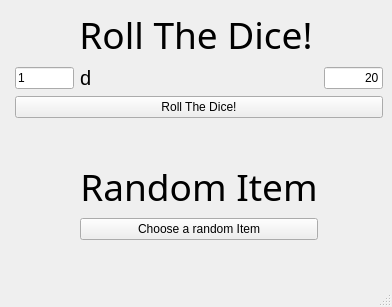
<?xml version="1.0" encoding="UTF-8"?>
<ui version="4.0">
 <class>MainWindow</class>
 <widget class="QMainWindow" name="MainWindow">
  <property name="geometry">
   <rect>
    <x>0</x>
    <y>0</y>
    <width>392</width>
    <height>307</height>
   </rect>
  </property>
  <property name="windowTitle">
   <string>TTRPG Reader</string>
  </property>
  <widget class="QWidget" name="centralwidget">
   <layout class="QGridLayout" name="gridLayout">
    <item row="4" column="2">
     <widget class="QLabel" name="results_output">
      <property name="text">
       <string/>
      </property>
     </widget>
    </item>
    <item row="1" column="2">
     <widget class="QLabel" name="dice">
      <property name="font">
       <font>
        <pointsize>15</pointsize>
       </font>
      </property>
      <property name="text">
       <string>d</string>
      </property>
     </widget>
    </item>
    <item row="6" column="2">
     <widget class="QPushButton" name="random_item_button">
      <property name="text">
       <string>Choose a random Item</string>
      </property>
     </widget>
    </item>
    <item row="1" column="3">
     <widget class="QLineEdit" name="kind_box">
      <property name="inputMethodHints">
       <set>Qt::ImhNone</set>
      </property>
      <property name="text">
       <string>20</string>
      </property>
      <property name="alignment">
       <set>Qt::AlignRight|Qt::AlignTrailing|Qt::AlignVCenter</set>
      </property>
     </widget>
    </item>
    <item row="3" column="1" colspan="3">
     <widget class="QPushButton" name="roll_dice_button">
      <property name="text">
       <string>Roll The Dice!</string>
      </property>
     </widget>
    </item>
    <item row="5" column="2">
     <widget class="QLabel" name="Random_Item_lable">
      <property name="font">
       <font>
        <family>Mistral</family>
        <pointsize>28</pointsize>
       </font>
      </property>
      <property name="text">
       <string>Random Item</string>
      </property>
      <property name="alignment">
       <set>Qt::AlignCenter</set>
      </property>
     </widget>
    </item>
    <item row="7" column="2">
     <widget class="QLabel" name="random_item_output">
      <property name="text">
       <string/>
      </property>
     </widget>
    </item>
    <item row="0" column="0" colspan="4">
     <widget class="QLabel" name="roll_the_dice_label">
      <property name="font">
       <font>
        <family>Lucida Sans Typewriter</family>
        <pointsize>28</pointsize>
        <weight>50</weight>
        <bold>false</bold>
       </font>
      </property>
      <property name="text">
       <string>Roll The Dice!</string>
      </property>
      <property name="alignment">
       <set>Qt::AlignCenter</set>
      </property>
     </widget>
    </item>
    <item row="1" column="1">
     <widget class="QLineEdit" name="how_many_box">
      <property name="layoutDirection">
       <enum>Qt::LeftToRight</enum>
      </property>
      <property name="text">
       <string>1</string>
      </property>
     </widget>
    </item>
   </layout>
  </widget>
  <widget class="QMenuBar" name="menubar">
   <property name="geometry">
    <rect>
     <x>0</x>
     <y>0</y>
     <width>392</width>
     <height>22</height>
    </rect>
   </property>
  </widget>
  <widget class="QStatusBar" name="statusbar"/>
 </widget>
 <resources/>
 <connections/>
</ui>
